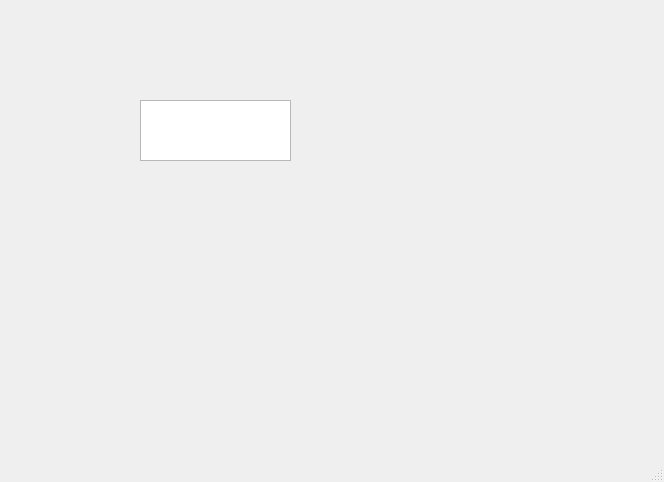
<?xml version="1.0" encoding="UTF-8"?>
<ui version="4.0">
 <class>audio_input</class>
 <widget class="QMainWindow" name="audio_input">
  <property name="geometry">
   <rect>
    <x>0</x>
    <y>0</y>
    <width>664</width>
    <height>482</height>
   </rect>
  </property>
  <property name="windowTitle">
   <string>MainWindow</string>
  </property>
  <widget class="QWidget" name="centralwidget">
   <widget class="QTextEdit" name="textEdit">
    <property name="geometry">
     <rect>
      <x>140</x>
      <y>100</y>
      <width>151</width>
      <height>61</height>
     </rect>
    </property>
   </widget>
  </widget>
  <widget class="QMenuBar" name="menubar">
   <property name="geometry">
    <rect>
     <x>0</x>
     <y>0</y>
     <width>664</width>
     <height>23</height>
    </rect>
   </property>
  </widget>
  <widget class="QStatusBar" name="statusbar"/>
 </widget>
 <resources/>
 <connections/>
</ui>
